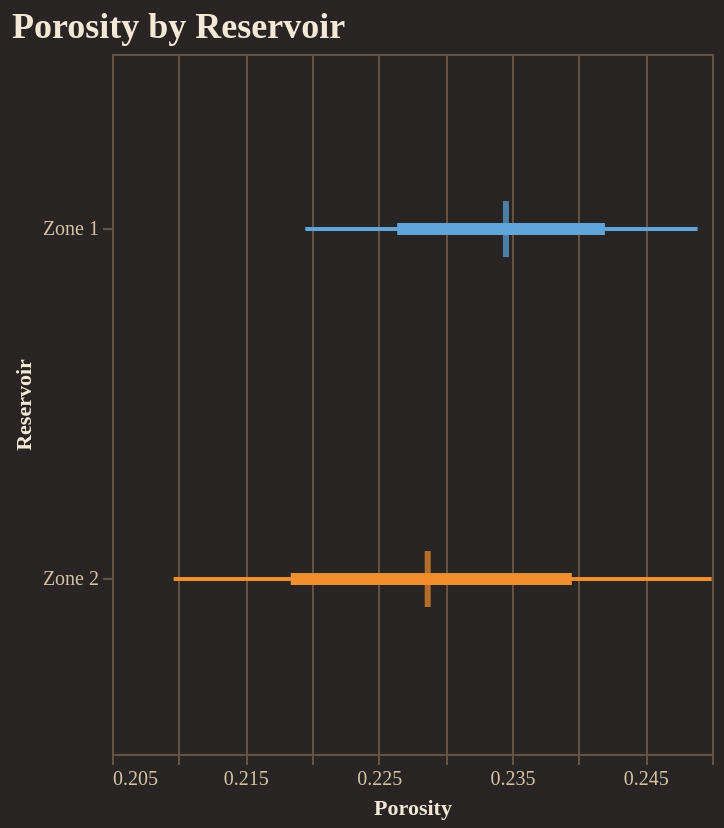

The notebook cell saved with this chart:
### Code cell
fig = reporter.plotter.forest_plot(
    "Porosity", 
    backend=PLOTTING_BACKEND
)
fig.show()

### Figure 1 — Vega-Lite specification as saved in the notebook (floating-point values rounded to 4 significant figures)
{"config": {"background": "#292524", "view": {"fill": "#292524", "stroke": "#665340"}, "title": {"color": "#f4e9d7", "font": "Merriweather", "fontSize": 18, "fontWeight": 600, "subtitleColor": "#d5c2a6", "anchor": "start"}, "axis": {"domainColor": "#665340", "gridColor": "#665340", "tickColor": "#665340", "labelColor": "#d5c2a6", "titleColor": "#f4e9d7", "labelFont": "Merriweather", "titleFont": "Merriweather"}, "legend": {"titleColor": "#f4e9d7", "labelColor": "#d5c2a6", "labelFont": "Merriweather", "titleFont": "Merriweather", "orient": "top-right", "symbolType": "circle"}, "header": {"labelColor": "#d5c2a6", "titleColor": "#f4e9d7", "labelFont": "Merriweather", "titleFont": "Merriweather"}, "mark": {"color": "#c78d3b"}, "line": {"color": "#c78d3b"}, "bar": {"color": "#c78d3b"}, "point": {"color": "#ddb06d"}, "area": {"color": "#c78d3b", "opacity": 0.35}, "text": {"color": "#f4e9d7", "font": "Merriweather"}, "range": {"category": ["#5DA5DA", "#F28E2B", "#59C36A", "#E15759", "#B07AA1", "#4ECDC4", "#FF9DA7", "#EDC948"]}}, "layer": [{"mark": {"type": "rule", "strokeWidth": 2}, "encoding": {"color": {"field": "group", "legend": null, "type": "nominal"}, "x": {"field": "p10", "scale": {"zero": false}, "title": "Porosity", "type": "quantitative"}, "x2": {"field": "p90"}, "y": {"field": "group", "sort": ["Zone 1", "Zone 2"], "title": "Reservoir", "type": "nominal"}}}, {"mark": {"type": "rule", "strokeWidth": 6}, "encoding": {"color": {"field": "group", "legend": null, "type": "nominal"}, "x": {"field": "p25", "scale": {"zero": false}, "title": "Porosity", "type": "quantitative"}, "x2": {"field": "p75"}, "y": {"field": "group", "sort": ["Zone 1", "Zone 2"], "title": "Reservoir", "type": "nominal"}}}, {"mark": {"type": "tick", "color": "black", "size": 28, "thickness": 3}, "encoding": {"color": {"field": "group", "legend": null, "type": "nominal"}, "tooltip": [{"field": "group", "title": "Group", "type": "nominal"}, {"field": "p10", "title": "P10", "type": "quantitative"}, {"field": "p25", "title": "P25", "type": "quantitative"}, {"field": "median", "title": "Median", "type": "quantitative"}, {"field": "p75", "title": "P75", "type": "quantitative"}, {"field": "p90", "title": "P90", "type": "quantitative"}], "x": {"field": "median", "scale": {"zero": false}, "title": "Porosity", "type": "quantitative"}, "y": {"field": "group", "sort": ["Zone 1", "Zone 2"], "title": "Reservoir", "type": "nominal"}}}], "data": {"name": "data-65d128e1566007763367b010b20b59f0"}, "height": 350, "title": "Porosity by Reservoir", "width": "container", "$schema": "https://vega.github.io/schema/vega-lite/v5.20.1.json", "datasets": {"data-65d128e1566007763367b010b20b59f0": [{"group": "Zone 1", "p10": 0.2195, "p25": 0.2264, "median": 0.2345, "p75": 0.242, "p90": 0.2489}, {"group": "Zone 2", "p10": 0.2096, "p25": 0.2184, "median": 0.2287, "p75": 0.2395, "p90": 0.25}]}}
